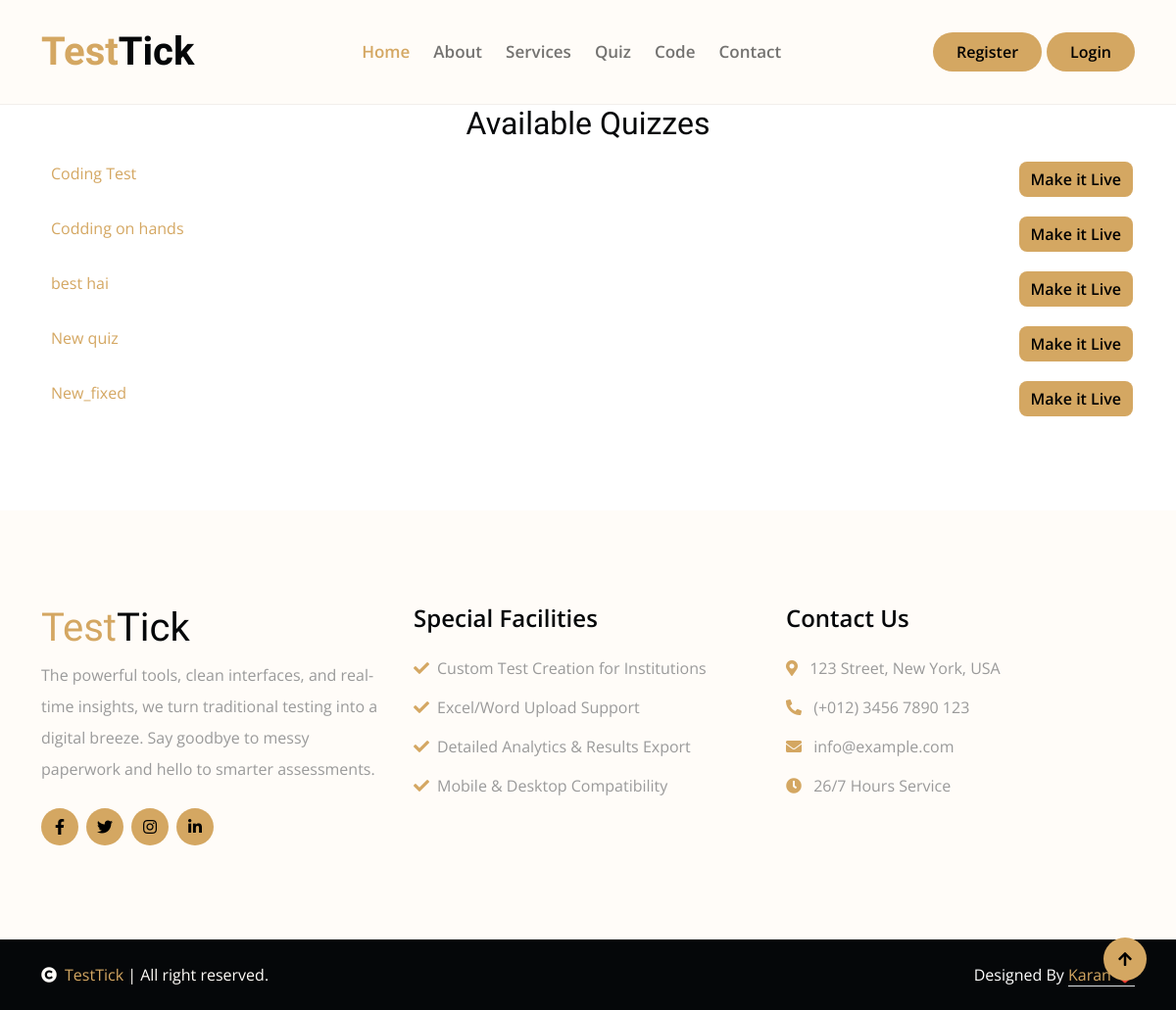
The app's page /quiz/start_live_quiz with its own data.
### quiz/models.py (models this page shows, shortened)
class Quiz(models.Model):
    title = models.CharField(max_length=255)
    description = models.TextField(blank=True)
    institution = models.ForeignKey(Institution, on_delete=models.CASCADE)
    start_time = models.DateTimeField()
    end_time = models.DateTimeField()
    is_public = models.BooleanField(default=False)
    price = models.DecimalField(max_digits=6, decimal_places=2, default=0.00)
    shuffle_questions = models.BooleanField(default=False)
    created_by = models.ForeignKey(User, on_delete=models.CASCADE, null=True, blank=True)  # 👈 Add this line

### quiz/views.py (the view)
# urls.py: path('start_live_quiz', views.start_live_quiz, name='start_live_quiz'),
def start_live_quiz(request):
    quizzes = Quiz.objects.all()
    last_quiz_session = QuizSession.objects.latest('id')
    print(last_quiz_session.id)
    return render(request, 'quiz/start_live_quiz.html', {'quizzes': quizzes, 'session_id': int(last_quiz_session.id)+1})

### quiz/templates/quiz/start_live_quiz.html (shortened to what this page needs)
{% extends 'base.html' %}
{% block content %}
<h2 style="text-align: center;">Available Quizzes</h2>
<ul>
  {% for quiz in quizzes %}
    <li style="display: flex;justify-content: space-between;margin: 20px;">
        <a href="{% url 'quiz_detail' quiz.pk %}">{{ quiz.title }}</a>
        <button class=" btn btn-primary btn-md-rectangle me-4 d-lg-inline-flex makeitlive" id='{% if quiz.id|stringformat:"s"|length == 1 %}0{{quiz.id}}{% else %}{{quiz.id}}{% endif %}{% if quiz.created_by.id|stringformat:"s"|length == 1 %}0{{quiz.created_by.id}}{% else %}{{quiz.created_by.id}}{% endif %}{% if quiz.institution.id|stringformat:"s"|length == 1 %}0{{quiz.institution.id}}{% else %}{{quiz.institution.id}}{% endif %}'>
        <a href="{% url 'show_live_quiz_student' session_id quiz.id %}" style="color: black;">Make it Live</a>
    </button></li>
  {% endfor %}
</ul>
{% endblock %}

### templates/base.html (shortened to what this page needs)
<!DOCTYPE html>
<html class="wide wow-animation" lang="en">
<head>
    {% include 'style.html' %}
</head>
<body>
    {% include 'navbar.html' %}
  {% block content %}
  {% endblock content %}
{% include 'footer.html' %}
</body>
</html>

### templates/style.html (shortened to what this page needs)
{% load static %}
<link rel="stylesheet" href="https://use.fontawesome.com/releases/v5.15.4/css/all.css"/>
<link href="https://cdn.jsdelivr.net/npm/bootstrap-icons@1.4.1/font/bootstrap-icons.css" rel="stylesheet">
<link href="{% static 'design/lib/animate/animate.min.css' %}" rel="stylesheet">
<link href="{% static 'design/lib/lightbox/css/lightbox.min.css' %}" rel="stylesheet">
<link href="{% static 'design/lib/owlcarousel/owl.carousel.min.css' %}" rel="stylesheet">
<link href="{% static 'design/css/bootstrap.min.css' %}" rel="stylesheet">
<link href="{% static 'design/css/style.css' %}" rel="stylesheet">

### templates/navbar.html (shortened to what this page needs)
<div class="container-fluid nav-bar">
    <div class="container">
        <nav class="navbar navbar-light navbar-expand-lg py-4">
            <a href="{% url 'home' %}" class="navbar-brand">
                <h1 class="text-primary fw-bold mb-0">Test<span class="text-dark">Tick</span> </h1>
            </a>
            <div class="collapse navbar-collapse" id="navbarCollapse">
                <div class="navbar-nav mx-auto">
                    <a href="{% url 'home' %}" class="nav-item nav-link active">Home</a>
                    <a href="{% url 'about' %}" class="nav-item nav-link">About</a>
                    <a href="{% url 'service' %}" class="nav-item nav-link">Services</a>
                    <a href="{% url 'quiz_list' %}" class="nav-item nav-link">Quiz</a>
                    <a href="{% url 'quiz_code' %}" class="nav-item nav-link">Code</a>
                    <a href="{% url 'contact' %}" class="nav-item nav-link">Contact</a>
                </div>
                    {% if user.is_authenticated %}
                    <a href="{% url 'logout' %}"
                    class="btn btn-primary py-2 px-4 d-xl-inline-block rounded-pill">Logout</a>
                    {% else %}
                    <a href="{% url 'register' %}" class="btn btn-primary py-2 px-4 d-xl-inline-block rounded-pill"
                    style="margin-right: 5px;">Register</a>
                <a href="{% url 'login' %}"
                    class="btn btn-primary py-2 px-4 d-xl-inline-block rounded-pill">Login</a>
                    {% endif %}
            </div>
        </nav>
    </div>
</div>

### templates/footer.html
<div class="container-fluid footer py-6 my-6 mb-0 bg-light wow bounceInUp" data-wow-delay="0.1s">
    <div class="container">
        <div class="row">
            <div class="col-lg-4 col-md-6">
                <div class="footer-item">
                    <h1 class="text-primary">Test<span class="text-dark">Tick</span></h1>
                    <p class="lh-lg mb-4">The powerful tools, clean interfaces, and real-time insights, we turn traditional testing into a digital breeze. Say goodbye to messy paperwork and hello to smarter assessments.</p>
                    <div class="footer-icon d-flex">
                        <a class="btn btn-primary btn-sm-square me-2 rounded-circle" href=""><i
                                class="fab fa-facebook-f"></i></a>
                        <a class="btn btn-primary btn-sm-square me-2 rounded-circle" href=""><i
                                class="fab fa-twitter"></i></a>
                        <a href="#" class="btn btn-primary btn-sm-square me-2 rounded-circle"><i
                                class="fab fa-instagram"></i></a>
                        <a href="#" class="btn btn-primary btn-sm-square rounded-circle"><i
                                class="fab fa-linkedin-in"></i></a>
                    </div>
                </div>
            </div>
            <div class="col-lg-4 col-md-6">
                <div class="footer-item">
                    <h4 class="mb-4">Special Facilities</h4>
                    <div class="d-flex flex-column align-items-start">
                        <a class="text-body mb-3" href=""><i class="fa fa-check text-primary me-2"></i>Custom Test Creation for Institutions</a>
                        <a class="text-body mb-3" href=""><i class="fa fa-check text-primary me-2"></i>Excel/Word Upload Support</a>
                        <a class="text-body mb-3" href=""><i class="fa fa-check text-primary me-2"></i>Detailed Analytics & Results Export</a>
                        <a class="text-body mb-3" href=""><i class="fa fa-check text-primary me-2"></i>Mobile & Desktop Compatibility</a>
                    </div>
                </div>
            </div>
            <div class="col-lg-4 col-md-6">
                <div class="footer-item">
                    <h4 class="mb-4">Contact Us</h4>
                    <div class="d-flex flex-column align-items-start">
                        <p><i class="fa fa-map-marker-alt text-primary me-2"></i> 123 Street, New York, USA</p>
                        <p><i class="fa fa-phone-alt text-primary me-2"></i> (+012) 3456 7890 123</p>
                        <p><i class="fas fa-envelope text-primary me-2"></i> info@example.com</p>
                        <p><i class="fa fa-clock text-primary me-2"></i> 26/7 Hours Service</p>
                    </div>
                </div>
            </div>
        </div>
    </div>
</div>
<div class="container-fluid copyright bg-dark py-4">
    <div class="container">
        <div class="row">
            <div class="col-md-6 text-center text-md-start mb-3 mb-md-0">
                <span class="text-light"><a href="#"><i class="fas fa-copyright text-light me-2"></i>TestTick</a> | All right reserved.</span>
            </div>
            <div class="col-md-6 my-auto text-center text-md-end text-white">
                Designed By <a class="border-bottom" href="https://pro-karan.netlify.app.com">Karan ❤️</a>
            </div>
        </div>
    </div>
</div>
<a href="#" class="btn btn-md-square btn-primary rounded-circle back-to-top"><i class="fa fa-arrow-up"></i></a>

### templates/js.html (shortened to what this page needs)
{% load static %}

### templates/static/design/css/style.css (style rules this page uses)
.back-to-top { position: fixed; right: 30px; bottom: 30px; z-index: 99; }
h1, h2, h3, .h1, .h2, .h3 { font-weight: 400 !important; font-family: 'Playball', cursive !important; }
h4, h5, h6, .h4, .h5, .h6 { font-weight: 600 !important; font-family: 'Open Sans', sans-serif !important; }
.my-6 { margin-top: 6rem; margin-bottom: 6rem; }
.py-6 { padding-top: 6rem; padding-bottom: 6rem; }
.wow, .animated { animation-duration: 2s !important; }
.btn.btn-primary { border: 0; }
.btn { font-weight: 600; transition: .5s; }
.btn-sm-square { width: 38px; height: 38px; }
.btn-md-square { width: 44px; height: 44px; }
.btn-square, .btn-sm-square, .btn-md-square, .btn-lg-square { padding: 0; display: flex; align-items: center; justify-content: center; font-weight: normal; }
.nav-bar { background: var(--bs-light); border-bottom: 1px solid rgba(0, 0, 0, .05); }
.navbar .navbar-nav .nav-link { padding: 10px 12px; font-weight: 600; font-size: 17px; transition: .5s; }
.navbar .navbar-nav .nav-link:hover, .navbar .navbar-nav .nav-link.active { color: var(--bs-primary); }

### records on screen
Quiz: title "Coding Test"
Quiz: title "Codding on hands"
Quiz: title "best hai"
Quiz: title "New quiz"
Quiz: title "New_fixed"
